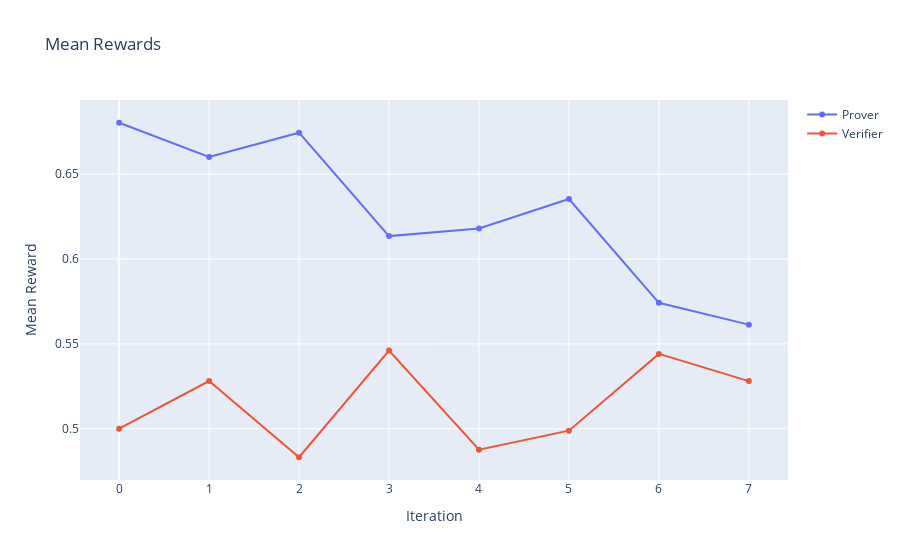

Notebook cell for this chart:
### Code cell
fig = go.Figure()
fig.add_trace(go.Scatter(x=np.arange(len(log_sequential["mean_reward_prover"])), y=log_sequential["mean_reward_prover"], name="Prover"))
fig.add_trace(go.Scatter(x=np.arange(len(log_sequential["mean_reward_verifier"])), y=log_sequential["mean_reward_verifier"], name="Verifier"))
fig.update_layout(title="Mean Rewards", xaxis_title="Iteration", yaxis_title="Mean Reward")
fig.show()

### Figure 1 — Plotly figure (JSON) as saved in the notebook; plotly's stock layout.template omitted (floating-point values rounded to 4 significant figures)
{"data": [{"name": "Prover", "type": "scatter", "x": [0, 1, 2, 3, 4, 5, 6, 7], "y": [0.6803, 0.6601, 0.6744, 0.6135, 0.618, 0.6353, 0.5742, 0.5613]}, {"name": "Verifier", "type": "scatter", "x": [0, 1, 2, 3, 4, 5, 6, 7], "y": [0.5, 0.5281, 0.4832, 0.5461, 0.4876, 0.4989, 0.5441, 0.5281]}], "layout": {"title": {"text": "Mean Rewards"}, "xaxis": {"title": {"text": "Iteration"}}, "yaxis": {"title": {"text": "Mean Reward"}}}}
